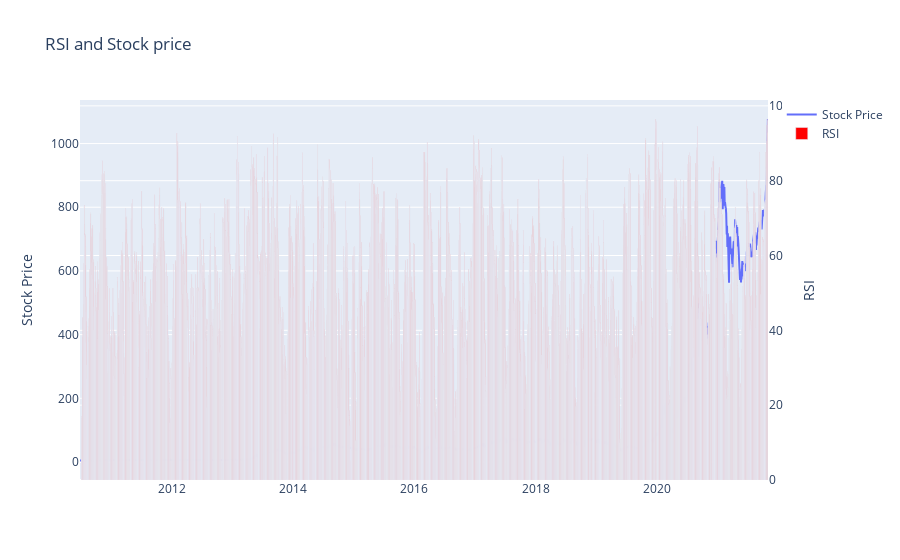

Notebook source saved alongside this figure:
### Code cell
RSI_Bar_plot()

### Figure 1 — Plotly figure (JSON) as saved in the notebook; plotly's stock layout.template omitted (floating-point values rounded to 4 significant figures; data arrays with more than 128 entries replaced by an {"elided": "..."} marker saying what was removed)
{"data": [{"name": "Stock Price", "type": "scatter", "x": {"elided": "2855 str values"}, "y": {"elided": "2856 float values"}, "yaxis": "y"}, {"marker": {"color": "red"}, "name": "RSI", "type": "bar", "x": {"elided": "2855 str values"}, "y": {"elided": "2855 float values"}, "yaxis": "y2"}], "layout": {"title": {"text": "RSI and Stock price"}, "yaxis": {"title": {"text": "Stock Price"}}, "yaxis2": {"overlaying": "y", "side": "right", "title": {"text": "RSI"}}}}
